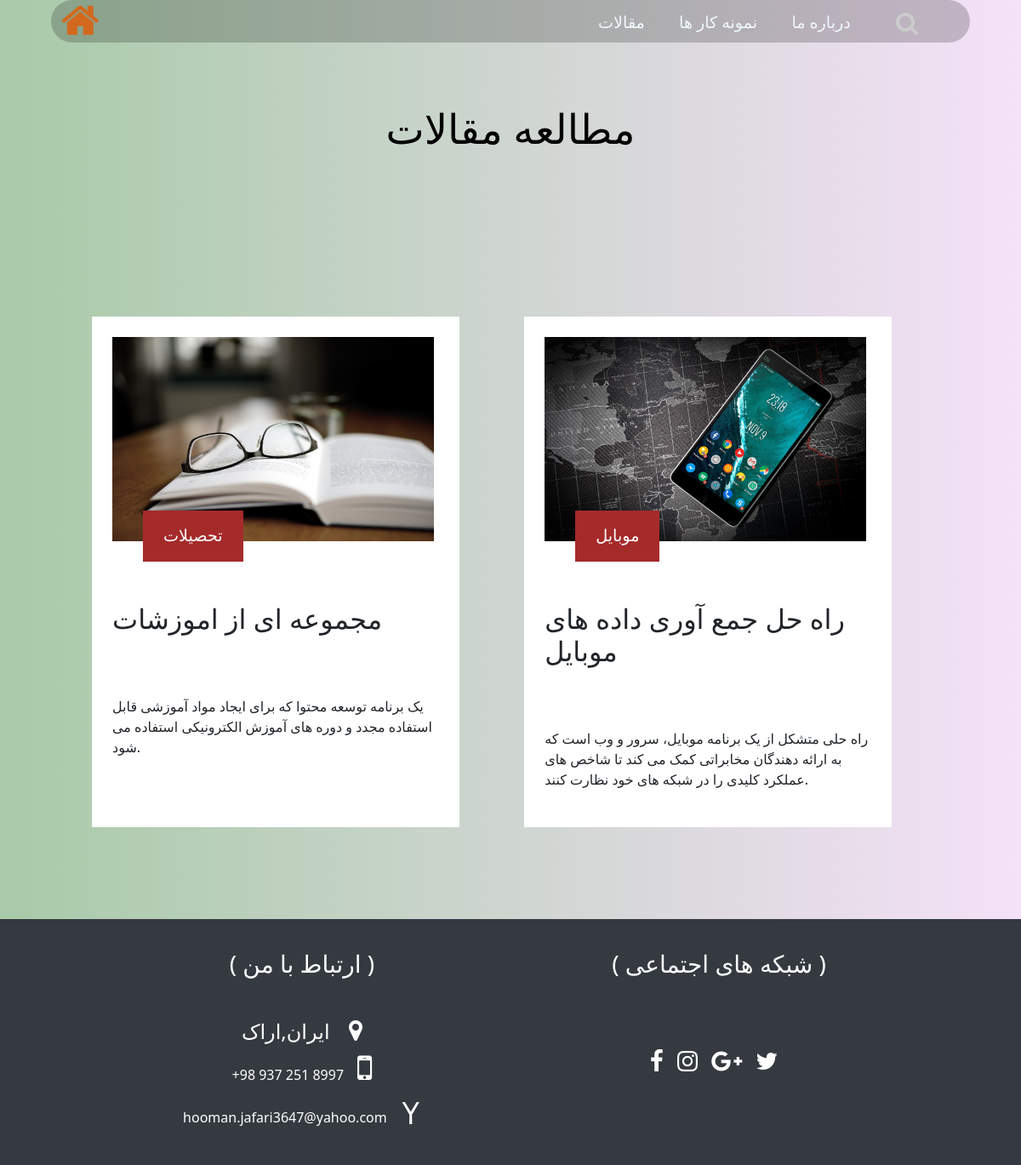
The app's page /article/ with its own data.
### article/models.py (models this page shows, shortened)
class Article(models.Model):
    image = models.ImageField(upload_to='img/%y')
    tag = models.CharField(max_length=9)
    subject = models.CharField(max_length=40)
    body = models.TextField(max_length=160)

### article/views.py (the view)
# urls.py: path('', views.ArticleView.as_view(), name='article'),
class ArticleView(View):
    def get(self, request):
        article = Article.objects.all()
        return render(request, 'article/article.html', {'article': article})

### article/templates/article/article.html (shortened to what this page needs)
<!DOCTYPE html>
<html lang="en">
<head>
    <link rel="stylesheet" href="/static/article.css">
    <link href="https://cdn.jsdelivr.net/npm/bootstrap@5.3.2/dist/css/bootstrap.min.css" rel="stylesheet"
>
    <link rel="stylesheet" href="/static/Fonts/font-awesome-4.7.0/css/font-awesome.min.css">
</head>
<body>
    <div class="app-article">
        {% include 'includes/navbar.html' %}
        <div class="article-content">
            <h3>
                مطالعه مقالات
            </h3>
            {% for i in article %}
            <div class="article-item">
                <div class="img-subject">
                    <img src="{{ i.image.url }}">
                    <div class="article-mini-box">
                        <p>{{ i.tag }}</p>
                    </div>
                </div>
                <h2>
                    {{ i.subject }}
                </h2>
                <p class="article-item-p">
                    {{ i.body }}
                </p>
            </div>
            {% endfor %}
        </div>
        {% include 'includes/footer.html' %}
    </div>
</body>
</html>

### static/article.css (style rules this page uses)
.app-article { background-image: linear-gradient(to right, rgba(0, 100, 0, 0.34), rgb(245, 225, 248)); }
.article-content h3 { text-align: center; font-size: 4vw; color: rgb(0, 0, 0); font-weight: 300; margin-bottom: 13vw; }
.article-content { padding: 6vw; margin: 0 auto; }
.article-item { padding: 2vw; width: calc(calc(100% / 2) - 8vw); height: 50vw; vertical-align: top; display: inline-block; margin: 3vw 3vw 3vw; background-color: white; }
.img-subject { position: relative; margin-bottom: 6vw; }
.img-subject img { width: 31.5vw; height: 20vw; }
.article-mini-box { position: absolute; bottom: -2vw; left: 3vw; font-size: 1.6vw; background-color: brown; color: white; padding: 1.2vw 2vw 0 2vw; }
.article-item-p { margin-top: 6vw; }

### static/css.css (style rules this page uses)
* { margin: 0; padding: 0; }

### records on screen
Article: image (picture), tag "تحصیلات", subject "مجموعه ای از اموزشات", body "یک برنامه توسعه محتوا که برای ایجاد مواد آموزشی قابل استفاده مجدد و دوره های آموزش الکترونیکی استفاده می شود."
Article: image (picture), tag "موبایل", subject "راه حل جمع آوری داده های موبایل", body "راه حلی متشکل از یک برنامه موبایل، سرور و وب است که به ارائه دهندگان مخابراتی کمک می کند تا شاخص های عملکرد کلیدی را در شبکه های خود نظارت کنند."
